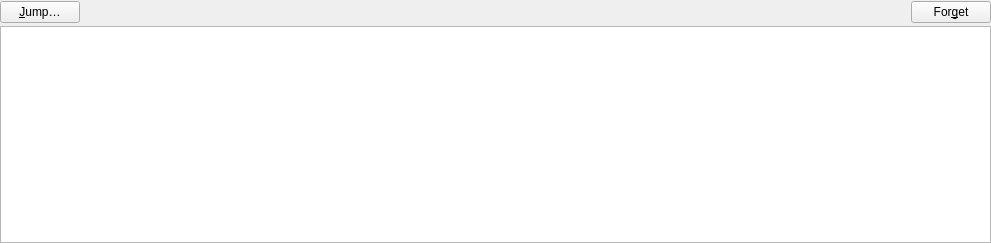
<?xml version="1.0" encoding="UTF-8"?>
<ui version="4.0">
 <class>NavigationHistory</class>
 <widget class="QWidget" name="NavigationHistory">
  <property name="geometry">
   <rect>
    <x>0</x>
    <y>0</y>
    <width>991</width>
    <height>243</height>
   </rect>
  </property>
  <property name="windowTitle">
   <string>Recent</string>
  </property>
  <property name="windowIcon">
   <iconset>icons:history.svg</iconset>
  </property>
  <layout class="QGridLayout" name="gridLayout" rowstretch="0,1" columnstretch="0,1,0">
   <property name="margin">
    <number>0</number>
   </property>
   <property name="spacing">
    <number>2</number>
   </property>
   <item row="0" column="0">
    <widget class="QPushButton" name="buttonJump">
     <property name="text">
      <string>&amp;Jump…</string>
     </property>
     <property name="icon">
      <iconset>icons:jump_to_obs.svg</iconset>
     </property>
    </widget>
   </item>
   <item row="0" column="1">
    <spacer name="horizontalSpacer_2">
     <property name="orientation">
      <enum>Qt::Horizontal</enum>
     </property>
     <property name="sizeHint" stdset="0">
      <size>
       <width>814</width>
       <height>24</height>
      </size>
     </property>
    </spacer>
   </item>
   <item row="0" column="2">
    <widget class="QPushButton" name="buttonClear">
     <property name="toolTip">
      <string>Clear list of recentliy viewed observations</string>
     </property>
     <property name="text">
      <string>For&amp;get</string>
     </property>
     <property name="icon">
      <iconset>icons:forget.svg</iconset>
     </property>
    </widget>
   </item>
   <item row="1" column="0" colspan="3">
    <widget class="QTableView" name="tableHistory">
     <property name="editTriggers">
      <set>QAbstractItemView::NoEditTriggers</set>
     </property>
     <property name="selectionMode">
      <enum>QAbstractItemView::SingleSelection</enum>
     </property>
     <property name="selectionBehavior">
      <enum>QAbstractItemView::SelectRows</enum>
     </property>
     <property name="wordWrap">
      <bool>false</bool>
     </property>
     <property name="cornerButtonEnabled">
      <bool>false</bool>
     </property>
     <attribute name="horizontalHeaderShowSortIndicator" stdset="0">
      <bool>false</bool>
     </attribute>
     <attribute name="verticalHeaderDefaultSectionSize">
      <number>20</number>
     </attribute>
     <attribute name="verticalHeaderMinimumSectionSize">
      <number>20</number>
     </attribute>
     <attribute name="verticalHeaderShowSortIndicator" stdset="0">
      <bool>false</bool>
     </attribute>
    </widget>
   </item>
  </layout>
 </widget>
 <resources/>
 <connections/>
</ui>
